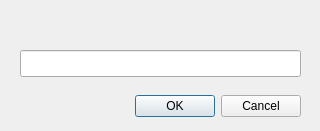
<?xml version="1.0" encoding="UTF-8"?>
<ui version="4.0">
 <class>DataDialog</class>
 <widget class="QDialog" name="DataDialog">
  <property name="geometry">
   <rect>
    <x>0</x>
    <y>0</y>
    <width>320</width>
    <height>131</height>
   </rect>
  </property>
  <property name="windowTitle">
   <string>Dialog</string>
  </property>
  <widget class="QDialogButtonBox" name="buttonBox">
   <property name="geometry">
    <rect>
     <x>0</x>
     <y>90</y>
     <width>301</width>
     <height>32</height>
    </rect>
   </property>
   <property name="orientation">
    <enum>Qt::Horizontal</enum>
   </property>
   <property name="standardButtons">
    <set>QDialogButtonBox::Cancel|QDialogButtonBox::Ok</set>
   </property>
  </widget>
  <widget class="QLineEdit" name="lineEdit">
   <property name="geometry">
    <rect>
     <x>20</x>
     <y>50</y>
     <width>281</width>
     <height>27</height>
    </rect>
   </property>
  </widget>
 </widget>
 <resources/>
 <connections>
  <connection>
   <sender>buttonBox</sender>
   <signal>accepted()</signal>
   <receiver>DataDialog</receiver>
   <slot>accept()</slot>
   <hints>
    <hint type="sourcelabel">
     <x>248</x>
     <y>254</y>
    </hint>
    <hint type="destinationlabel">
     <x>157</x>
     <y>274</y>
    </hint>
   </hints>
  </connection>
  <connection>
   <sender>buttonBox</sender>
   <signal>rejected()</signal>
   <receiver>DataDialog</receiver>
   <slot>reject()</slot>
   <hints>
    <hint type="sourcelabel">
     <x>316</x>
     <y>260</y>
    </hint>
    <hint type="destinationlabel">
     <x>286</x>
     <y>274</y>
    </hint>
   </hints>
  </connection>
 </connections>
</ui>
